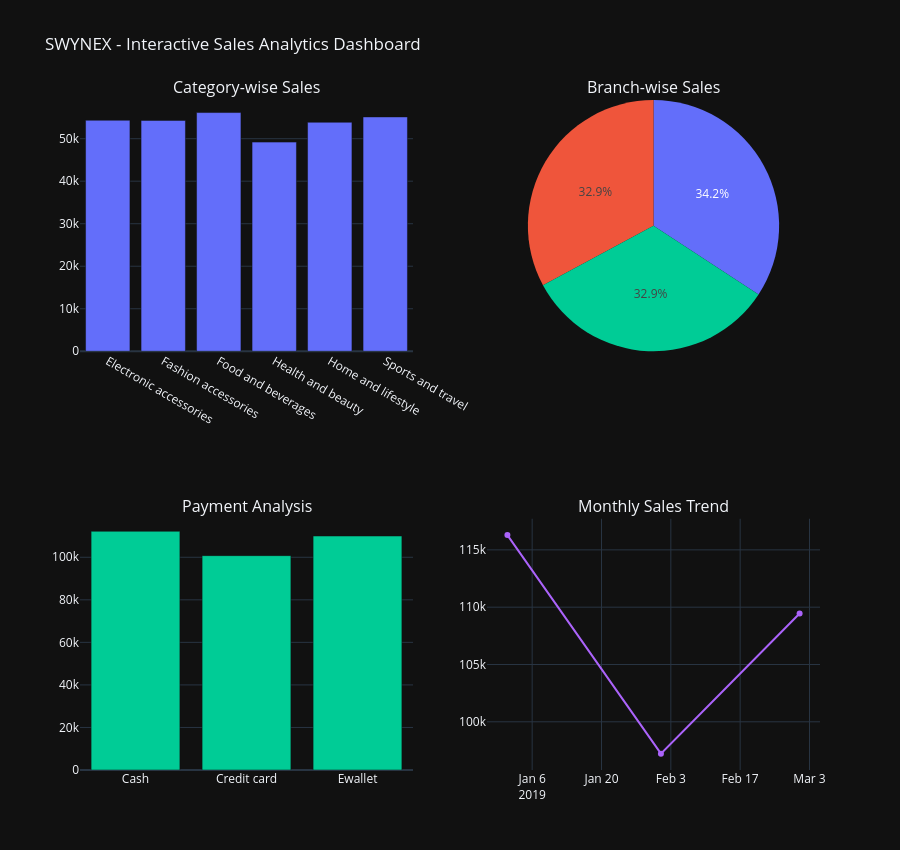

Notebook source saved alongside this figure:
### Code cell
# Save interactive dashboard charts as HTML

import plotly.io as pio

category_data = df.groupby('Product line')['Total'].sum().reset_index()
branch_data = df.groupby('Branch')['Total'].sum().reset_index()
payment_data = df.groupby('Payment')['Total'].sum().reset_index()
monthly_data = df.groupby('Month')['Total'].sum().reset_index()

from plotly.subplots import make_subplots

fig = make_subplots(
    rows=2, cols=2,
    subplot_titles=(
        'Category-wise Sales',
        'Branch-wise Sales',
        'Payment Analysis',
        'Monthly Sales Trend'
    ),
    specs=[
        [{"type": "bar"}, {"type": "pie"}],
        [{"type": "bar"}, {"type": "scatter"}]
    ]
)

fig.add_trace(
    go.Bar(x=category_data['Product line'],
           y=category_data['Total'], name='Category Sales'),
    row=1, col=1
)

fig.add_trace(
    go.Pie(labels=branch_data['Branch'],
           values=branch_data['Total'], name='Branch Sales'),
    row=1, col=2
)

fig.add_trace(
    go.Bar(x=payment_data['Payment'],
           y=payment_data['Total'], name='Payment Sales'),
    row=2, col=1
)

fig.add_trace(
    go.Scatter(x=monthly_data['Month'],
               y=monthly_data['Total'],
               mode='lines+markers', name='Monthly Sales'),
    row=2, col=2
)

fig.update_layout(
    title='SWYNEX - Interactive Sales Analytics Dashboard',
    template='plotly_dark',
    height=850,
    showlegend=False
)

fig.write_html(
    'SWYNEX_Task3_Interactive_Dashboard.html',
    include_plotlyjs=True
)

fig.show()

print("Dashboard HTML file saved successfully!")

### Figure 1 — Plotly figure (JSON) as saved in the notebook; plotly's stock layout.template omitted (floating-point values rounded to 4 significant figures)
{"data": [{"name": "Category Sales", "type": "bar", "x": ["Electronic accessories", "Fashion accessories", "Food and beverages", "Health and beauty", "Home and lifestyle", "Sports and travel"], "xaxis": "x", "y": [54340.0, 54310.0, 56140.0, 49190.0, 53860.0, 55120.0], "yaxis": "y"}, {"domain": {"x": [0.55, 1], "y": [0.625, 1]}, "labels": ["A", "B", "C"], "name": "Branch Sales", "type": "pie", "values": [106200.0, 106200.0, 110600.0]}, {"name": "Payment Sales", "type": "bar", "x": ["Cash", "Credit card", "Ewallet"], "xaxis": "x2", "y": [112200.0, 100800.0, 110000.0], "yaxis": "y2"}, {"mode": "lines+markers", "name": "Monthly Sales", "type": "scatter", "x": ["2019-01", "2019-02", "2019-03"], "xaxis": "x3", "y": [116300.0, 97220.0, 109500.0], "yaxis": "y3"}], "layout": {"annotations": [{"font": {"size": 16}, "showarrow": false, "text": "Category-wise Sales", "x": 0.225, "xanchor": "center", "xref": "paper", "y": 1, "yanchor": "bottom", "yref": "paper"}, {"font": {"size": 16}, "showarrow": false, "text": "Branch-wise Sales", "x": 0.775, "xanchor": "center", "xref": "paper", "y": 1, "yanchor": "bottom", "yref": "paper"}, {"font": {"size": 16}, "showarrow": false, "text": "Payment Analysis", "x": 0.225, "xanchor": "center", "xref": "paper", "y": 0.375, "yanchor": "bottom", "yref": "paper"}, {"font": {"size": 16}, "showarrow": false, "text": "Monthly Sales Trend", "x": 0.775, "xanchor": "center", "xref": "paper", "y": 0.375, "yanchor": "bottom", "yref": "paper"}], "height": 850, "showlegend": false, "title": {"text": "SWYNEX - Interactive Sales Analytics Dashboard"}, "xaxis": {"anchor": "y", "domain": [0, 0.45]}, "xaxis2": {"anchor": "y2", "domain": [0, 0.45]}, "xaxis3": {"anchor": "y3", "domain": [0.55, 1]}, "yaxis": {"anchor": "x", "domain": [0.625, 1]}, "yaxis2": {"anchor": "x2", "domain": [0, 0.375]}, "yaxis3": {"anchor": "x3", "domain": [0, 0.375]}}}
